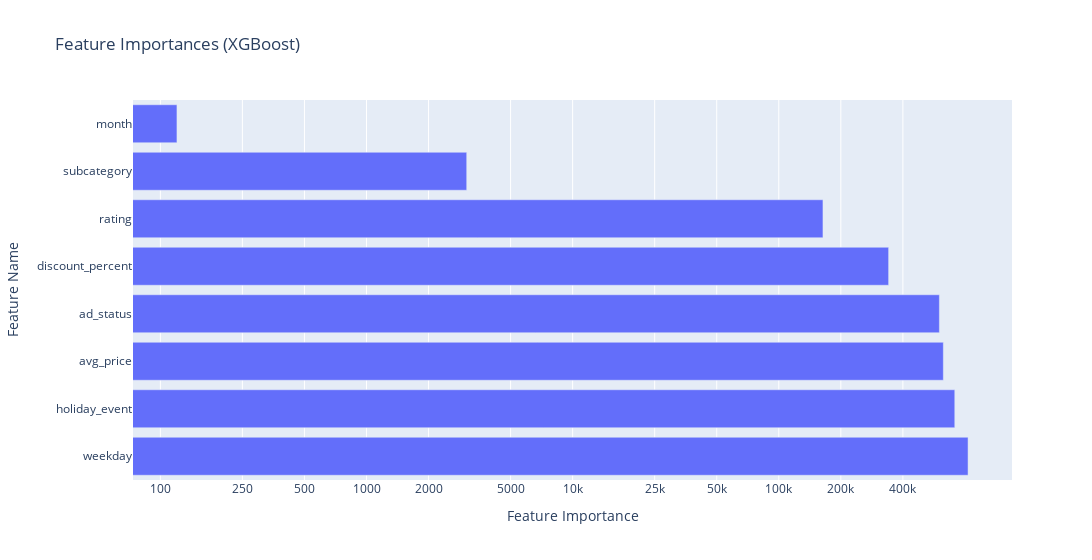

Notebook source saved alongside this figure:
### Code cell
fig = px.bar(top_features, x = "importance", y = "feature", log_x=True, title = "Feature Importances (XGBoost)")
fig.update_layout(
    width = 1500,
    xaxis_title = "Feature Importance",
    yaxis_title = "Feature Name",
    xaxis_tickvals = [100, 250, 500, 1000,  2000, 5000, 10000, 25000, 50000, 100000, 200000, 400000],
)
fig.show()

### Figure 1 — Plotly figure (JSON) as saved in the notebook; plotly's stock layout.template omitted (floating-point values rounded to 4 significant figures)
{"data": [{"hovertemplate": "importance=%{x}<br>feature=%{y}<extra></extra>", "legendgroup": "", "marker": {"color": "#636efa", "pattern": {"shape": ""}}, "name": "", "orientation": "h", "showlegend": false, "textposition": "auto", "type": "bar", "x": [828200.0, 714100.0, 628400.0, 601300.0, 341100.0, 163800.0, 3063.0, 120.4], "xaxis": "x", "y": ["weekday", "holiday_event", "avg_price", "ad_status", "discount_percent", "rating", "subcategory", "month"], "yaxis": "y"}], "layout": {"barmode": "relative", "legend": {"tracegroupgap": 0}, "title": {"text": "Feature Importances (XGBoost)"}, "width": 1500, "xaxis": {"anchor": "y", "domain": [0, 1], "tickvals": [100, 250, 500, 1000, 2000, 5000, 10000, 25000, 50000, 100000, 200000, 400000], "title": {"text": "Feature Importance"}, "type": "log"}, "yaxis": {"anchor": "x", "domain": [0, 1], "title": {"text": "Feature Name"}}}}
